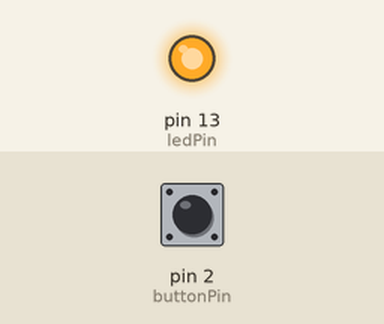
Simulated run of this sketch. Board: Arduino Uno, built with avr-gcc and run on an emulated ATmega328P. Parts: output pins drawn as LEDs (lit = HIGH). Inputs (shaded band) come from the test bench; at power-on: pin 2 (buttonPin) HIGH.

Above: at 1.2 s.
1.3 s: pin 2 (buttonPin) pulled LOW for 0.15 s
At 2.5 s:
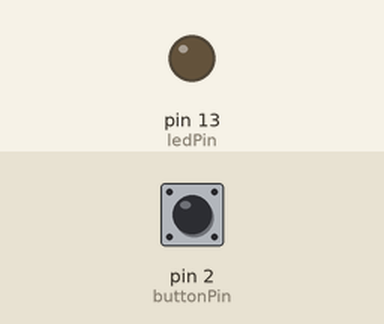
2.9 s: pin 2 (buttonPin) pulled LOW for 1 s
At 3.9 s:
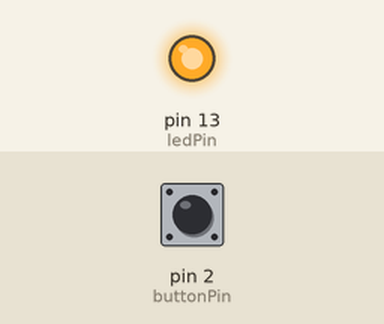
5.4 s: pin 2 (buttonPin) pulled LOW for 3.2 s
At 5.9 s:
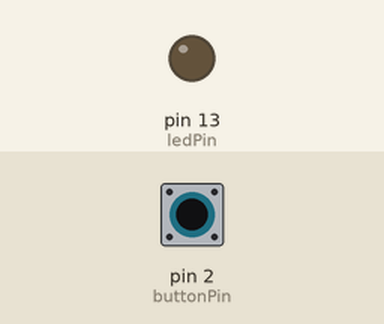
Timing chart, 0 to 8.4 s (numbered marks = the images above; inputs shaded):
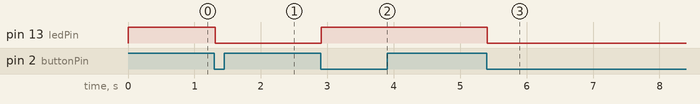

The sketch:

LED_Debounce.ino
```cpp
const int buttonPin = 2;
const int ledPin = 13;
byte buttonState = LOW;
byte ledState = HIGH;
int buttonPushCounter = 0;
byte reading = LOW;
byte lastReading = LOW;
unsigned int lastDebounceTime = 0;
unsigned int debounceDelay = 10;
void setup() {
// put your setup code here, to run once:
pinMode(buttonPin, INPUT_PULLUP);
pinMode(ledPin, OUTPUT);
Serial.begin(9600);
}
void loop() {
  reading = digitalRead(buttonPin);
  if (reading != lastReading) {
  	lastDebounceTime = millis();
  }
  if ((millis() - lastDebounceTime) > debounceDelay) {
    if (reading != buttonState) {
  		buttonState = reading;
  	if (buttonState == LOW) {
  		ledState = !ledState;
  }
  }
  }
  digitalWrite(ledPin, ledState);
  lastReading = reading;
}
```

Measured:
- after the input at 1.3 s, pin 13 (ledPin): HIGH → LOW at once
- after the input at 2.9 s, pin 13 (ledPin): LOW → HIGH at once
- after the input at 5.4 s, pin 13 (ledPin): HIGH → LOW at once
